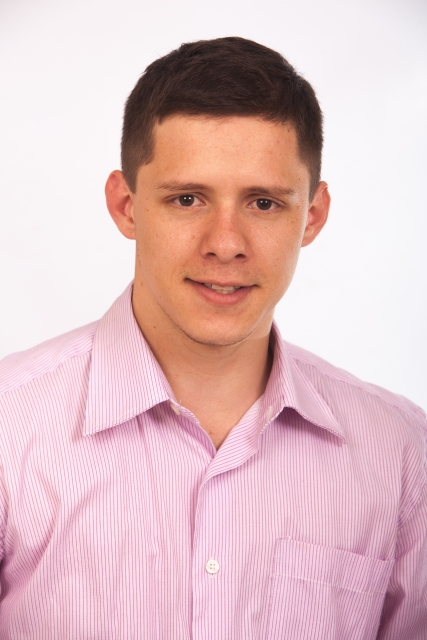
#> input picture OpenCV3_beginner/images/sample.jpg, 427 x 640 px, found by its file name
$ python canny.py
#> lines starting #> are read from the running program, lines starting #| are printed output that depends on the picture; after the words box and inside, x2 and y2 are one past the last pixel; in counts of white or black regions, pixels touching at a corner belong together
import cv2

try:
    img = cv2.imread('C:/Source Codes/OpenCV3_beginner/images/sample.jpg')
#> img is the input picture: shape (640, 427, 3); mean B, G, R 194.7, 191.5, 224.3
    if img is None:
        print('ファイルを読み込めません．')
        import sys
        sys.exit()

    dst = cv2.Canny(img,40.0,200.0)
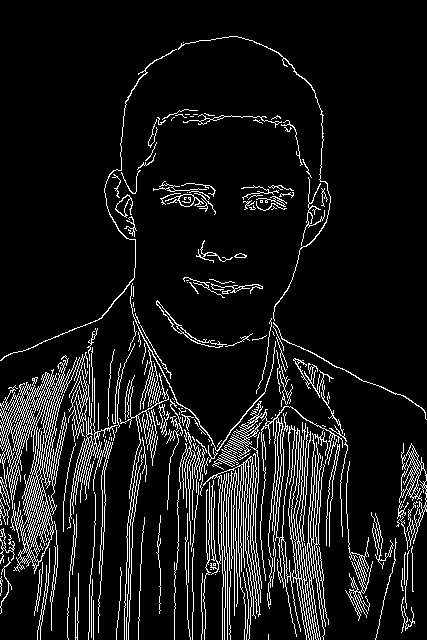
#> dst: shape (640, 427); 9.2% white in thin lines or dots
    cv2.imwrite('C:/Source Codes/OpenCV3_beginner/images/canny.jpg',dst)
    cv2.imshow('dst',dst)

    cv2.waitKey(0)
    cv2.destroyAllWindows()
except:
    import sys
    print ("Error:",sys.exc_info()[0])
    print(sys.exc_info()[1])
    import traceback
    print(traceback.format_tb(sys.exc_info()[2]))


$ run again, with OpenCV3_beginner/images/20230609.jpg copied over OpenCV3_beginner/images/sample.jpg
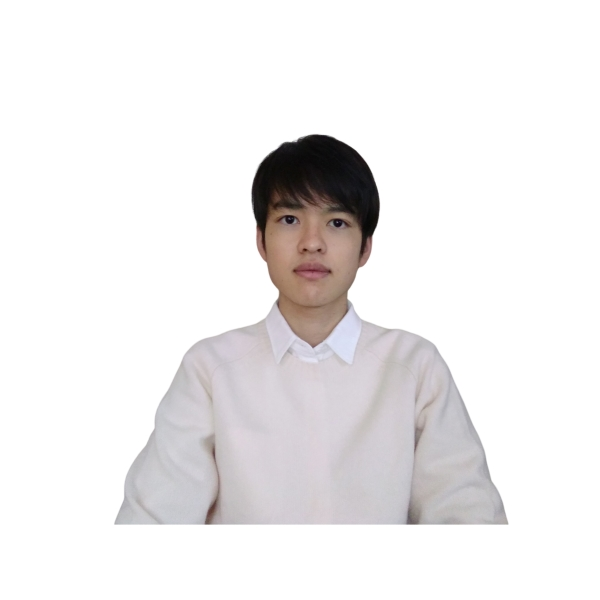
#> input picture OpenCV3_beginner/images/20230609.jpg, 600 x 600 px, found by its file name
#> img is the input picture: shape (600, 600, 3); mean B, G, R 236.2, 235.9, 237.8
#> `dst = cv2.Canny(img,40.0,200.0)`:
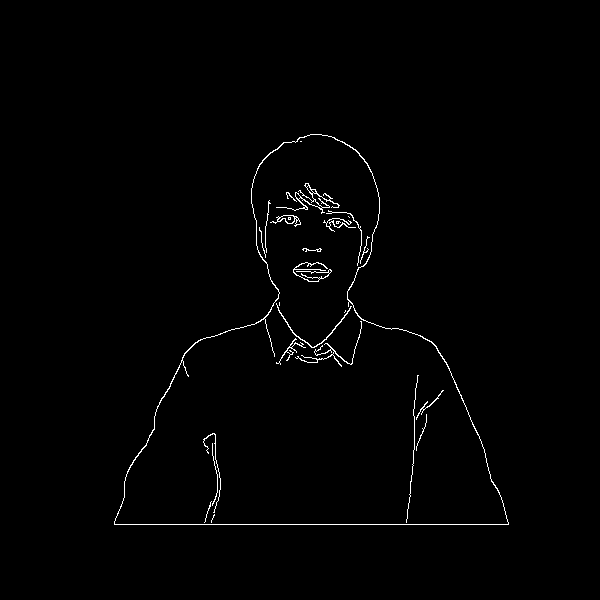
#> dst: shape (600, 600); 0.99% white in thin lines or dots, all inside (x1, y1, x2, y2) = (114, 134, 509, 525)
